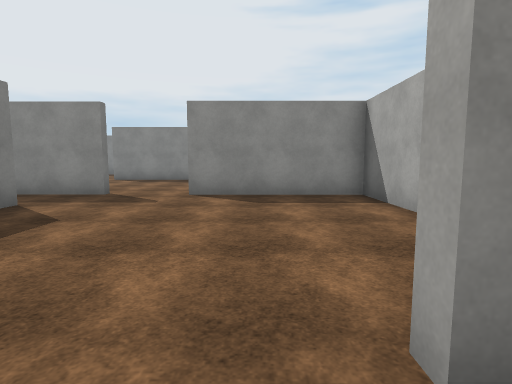
[1] (above)

18 first-person views from a walk through a scene from a Unity 3-D project. The camera is 1.5 m above the floor, tilts 6° down and sees 80° across. The floor is counted in squares, 2 m on a side. Each view is taken from the middle of a square. On the plan, view 1 faces up. The plan holds only what a view shows up to about 10 squares ahead; the rest is blank. The player is left out. Surface patterns are stand-ins for the level's own textures.

[2]
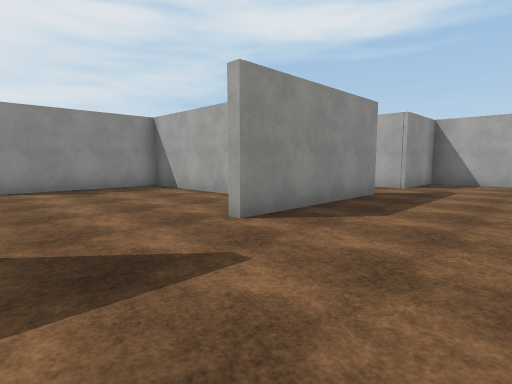

[3]
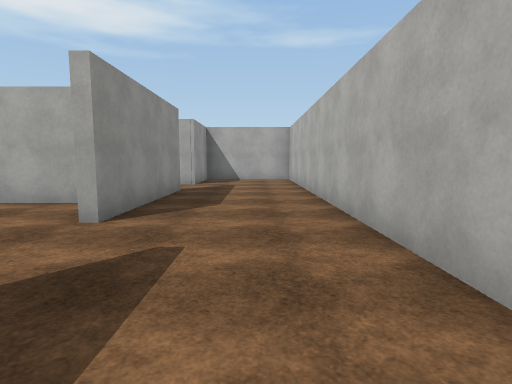

[4]
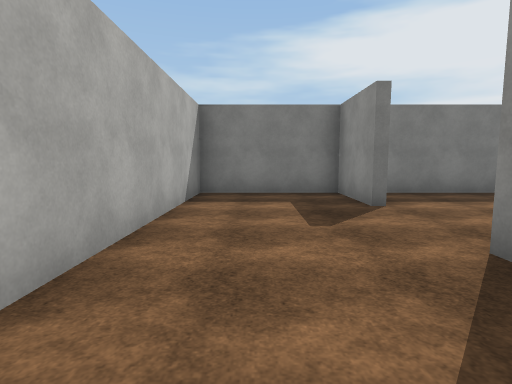

[5]
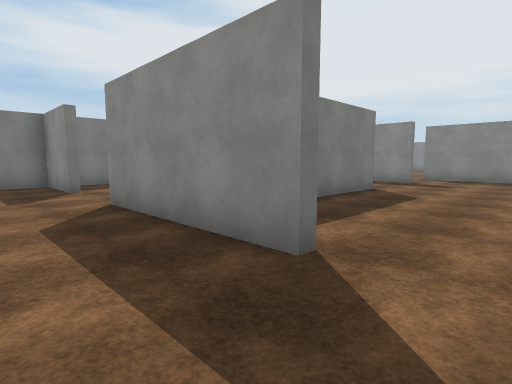

[6]
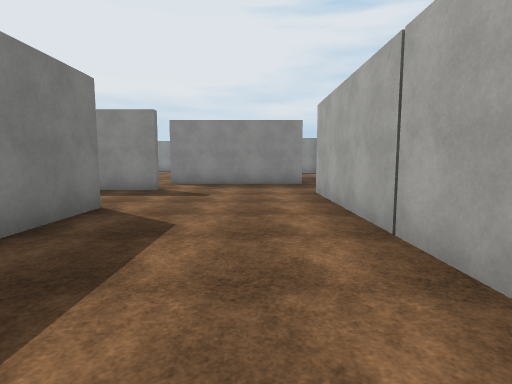

[7]
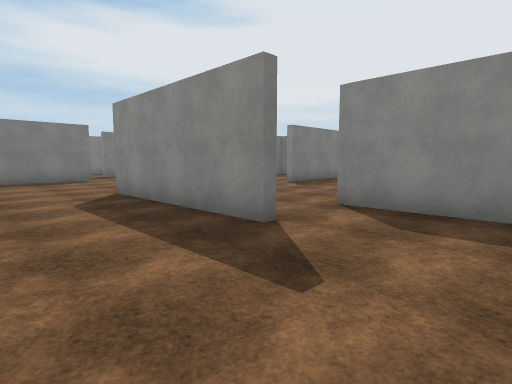

[8]
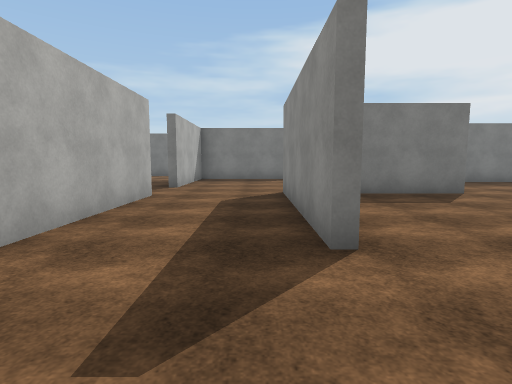

[9]
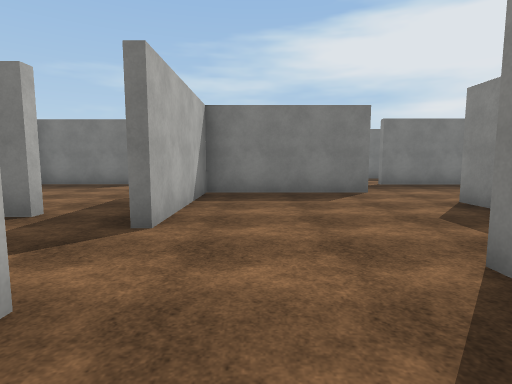

[10]
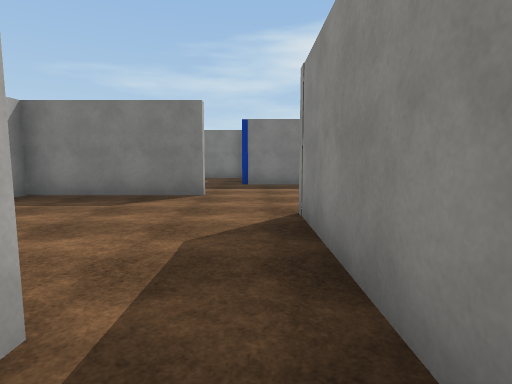

[11]
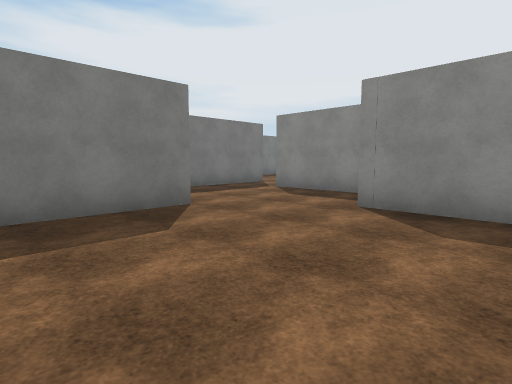

[12]
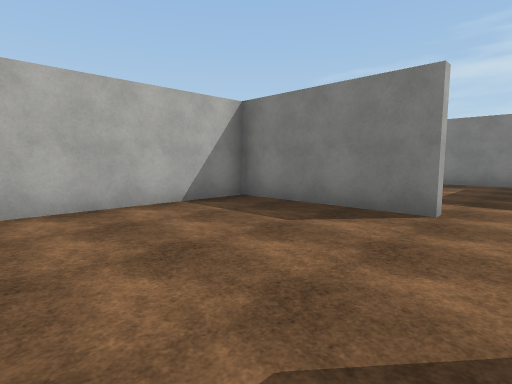

[13]
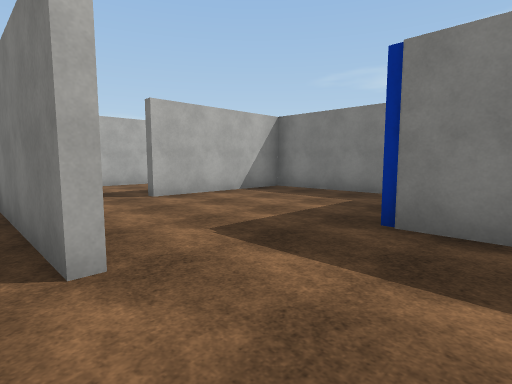

[14]
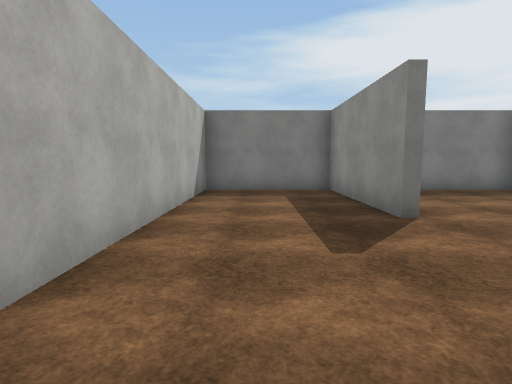

[15]
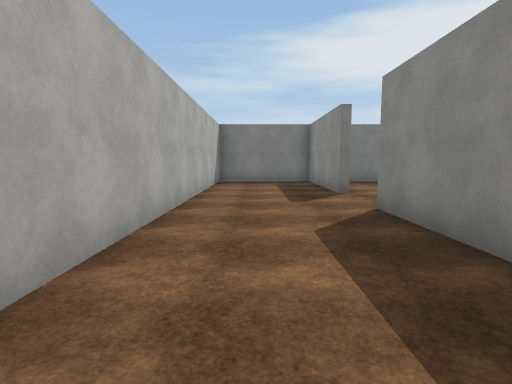

[16]
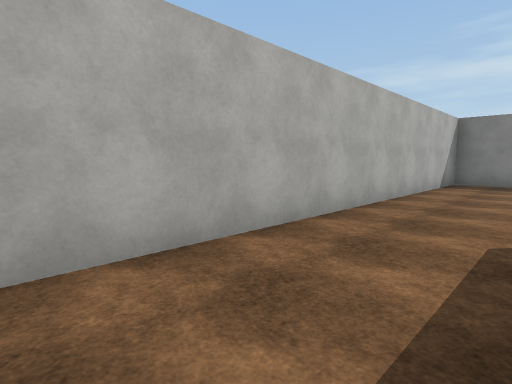

[17]
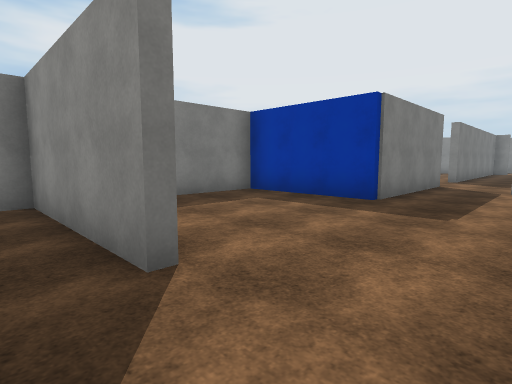

[18]
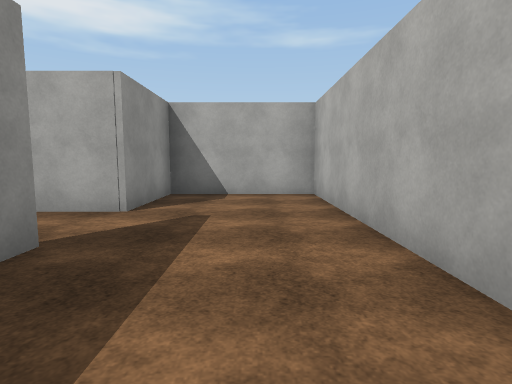

### Floor plan
Points are (right, up) in squares from view 1. A wall is a line through its corners. A room is listed if a view was taken in it or the views show most of it. See-through windows are left out.
Room 1 (views 1, 2, 3, 4, 5, 18)
walls: (4.6, 0.9) (0.5, 0.9); (-1.9, 0.9) (-4, 0.9) (-4, -2.3) (8.7, -2.3) (8.7, 0.9) (6.4, 0.9)
ways out: opening at (5, 1) to room 2; opening at (-0.5, 1) to room 4
Room 2 (views 6, 7, 8)
walls: (2.5, 6.8) (2.5, 4.1); (6.4, 0.9) (6.4, 9.1); (5.5, 11.6) (2.2, 11.6)
ways out: opening at (5, 1) to room 1; opening at (2, 8.5) to room 3; opening at (2, 11); opening at (6, 10.5)
Room 3 (view 9)
walls: (-1.5, 6.8) (2.5, 6.8); (-4.6, 11.6) (-5.5, 11.6); (-7, 9.4) (-7, 6.8) (-3.2, 6.8); (2.6, 9.6) (-2.1, 9.6)
ways out: opening at (2, 8.5) to room 2; opening at (-2.5, 7) to room 4; opening at (-6, 10.5)
Room 4 (view 10)
walls: (-4, 5.1) (-4, 1.6); (2.3, 2) (2.3, 6.6) (-1.5, 6.6)
ways out: opening at (-0.5, 1) to room 1; opening at (-2.5, 7) to room 3; opening at (-4, 6) to room 5
Room 5 (views 11, 12, 13)
walls: (-9.5, 5) (-9.5, 1.1) (-5.4, 1.1); (-8.2, 8.6) (-10.8, 8.6); (-3.2, 6.6) (-7.4, 6.6); (-12.4, 8.6) (-12.4, 5.6)
ways out: opening at (-4, 6) to room 4; opening at (-11.5, 5) to room 7; opening at (-11.5, 9)
Room 6 (views 14, 15, 16, 17)
walls: (-11.9, 0.9) (-15.8, 0.9) (-15.8, -2.3) (-5.1, -2.3); (-7.1, 0.9) (-9.8, 0.9)
ways out: opening at (-11, 1) to room 7
Room 7 (no view inside)
walls: (-12.4, 5.6) (-15.8, 5.6) (-15.8, 1.1) (-11.9, 1.1)
ways out: opening at (-11.5, 5) to room 5; opening at (-11, 1) to room 6

Where each view was taken, in squares from view 1:
view 1: 0 up, 0 right, facing up
view 2: 2 down, 2 left, facing up-right
view 3: 1 down, 3 left, facing right
view 4: 1 down, 3 right, facing left
view 5: 1 down, 6 right, facing up-left
view 6: 2 up, 5 right, facing up
view 7: 7 up, 5 right, facing up-left
view 8: 9 up, 5 right, facing left
view 9: 8 up, 0 right, facing left
view 10: 6 up, 3 left, facing left
view 11: 2 up, 5 left, facing up-left
view 12: 6 up, 5 left, facing down-left
view 13: 7 up, 9 left, facing down-left
view 14: 1 down, 8 left, facing left
view 15: 1 down, 5 left, facing left
view 16: 0 up, 5 left, facing down-left
view 17: 0 up, 10 left, facing up-left
view 18: 1 down, 2 right, facing right
